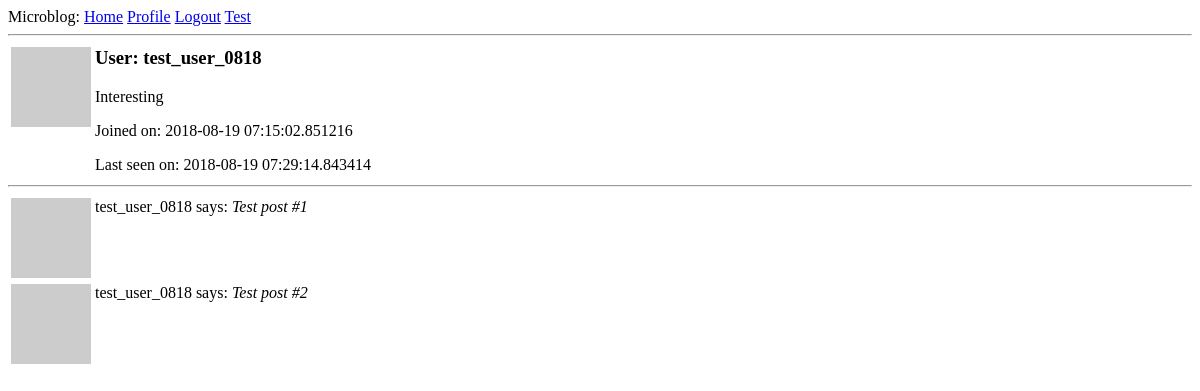
/user/test_user_0818 (signed in), run on an earlier commit of the app's database.
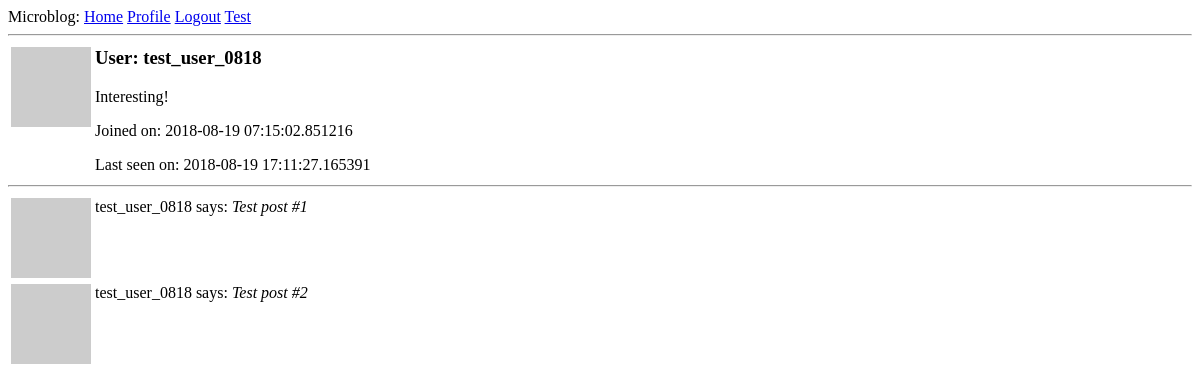
And on a later commit of the database.
### app/models.py (models this page shows, shortened)
class User(UserMixin, db.Model):
    id = db.Column(db.Integer, primary_key=True)
    username = db.Column(db.String(64), index=True, unique=True)
    email = db.Column(db.String(120), index=True, unique=True)
    pw_hash = db.Column(db.String(128))
    posts = db.relationship('Post', backref='author', lazy='dynamic')
    about_me = db.Column(db.String(140))
    datetime_joined = db.Column(db.DateTime, default=datetime.utcnow)
    datetime_last_seen = db.Column(db.DateTime, default=datetime.utcnow)
    def avatar(self, size):
        digest = md5(self.email.lower().encode('utf-8')).hexdigest()
        return 'https://www.gravatar.com/avatar/{}?d=identicon&s={}'.format(digest, size)

### app/routes.py (the view)
@application.route('/user/<username>')
@login_required
def user(username):
    user = User.query.filter_by(username=username).first_or_404()
    posts = [
        { 'author': user, 'body': 'Test post #1' },
        { 'author': user, 'body': 'Test post #2' }
    ]
    return render_template('user.html', user=user, posts=posts)

### app/models.py (called while the page is built)
@login.user_loader
def load_user(id):
    return User.query.get(int(id))

### app/routes.py (called while the page is built)
@application.before_request
def before_request():
    if current_user.is_authenticated:
        current_user.datetime_last_seen = datetime.utcnow()
        db.session.commit()

### app/templates/user.html (shortened to what this page needs)
{% extends "base.html" %}
{% block content %}
  <table>
    <tr valign="top">
      <td><img src="{{ user.avatar(64) }}"></td>
      <td>
        <h3>User: {{ user.username }}</h3>
        {% if user.about_me %}<p>{{ user.about_me }}</p>{% endif %}
        {% if user.datetime_joined %}<p>Joined on: {{ user.datetime_joined }}</p>{% endif %}
        {% if user.datetime_last_seen %}<p>Last seen on: {{ user.datetime_last_seen }}</p>{% endif %}
      </td>
    </tr>
  </table>
  <hr>
  {% for post in posts %}
    {% include '_post.html' %}
  {% endfor %}
{% endblock %}

### app/templates/base.html (shortened to what this page needs)
<html>
  <head>
  </head>
  <body>
    <div>Microblog:
      <a href="{{ url_for('index') }}">Home</a>
      {% if current_user.is_anonymous %}
      <a href="{{ url_for('login') }}">Login</a>
      {% else %}
      <a href="{{ url_for('user', username=current_user.username) }}">Profile</a>
      <a href="{{ url_for('logout') }}">Logout</a>
      {% endif %}
      <a href="{{ url_for('test') }}">Test</a>
    </div>
    <hr>
    {% block content %}{% endblock %}
  </body>
<html>

### app/templates/_post.html
<table>
  <tr valign="top">
    <td><img src="{{ post.author.avatar(16) }}"></td>
    <td>{{ post.author.username }} says: <i>{{ post.body }}</i></td>
  </tr>
</table>

What changed in the data, as far as the page shows it:
changed User "test_user_0818": about_me "Interesting" → "Interesting!"; datetime_last_seen "2018-08-19 07:29:14.843414" → "2018-08-19 17:11:27.165391"
